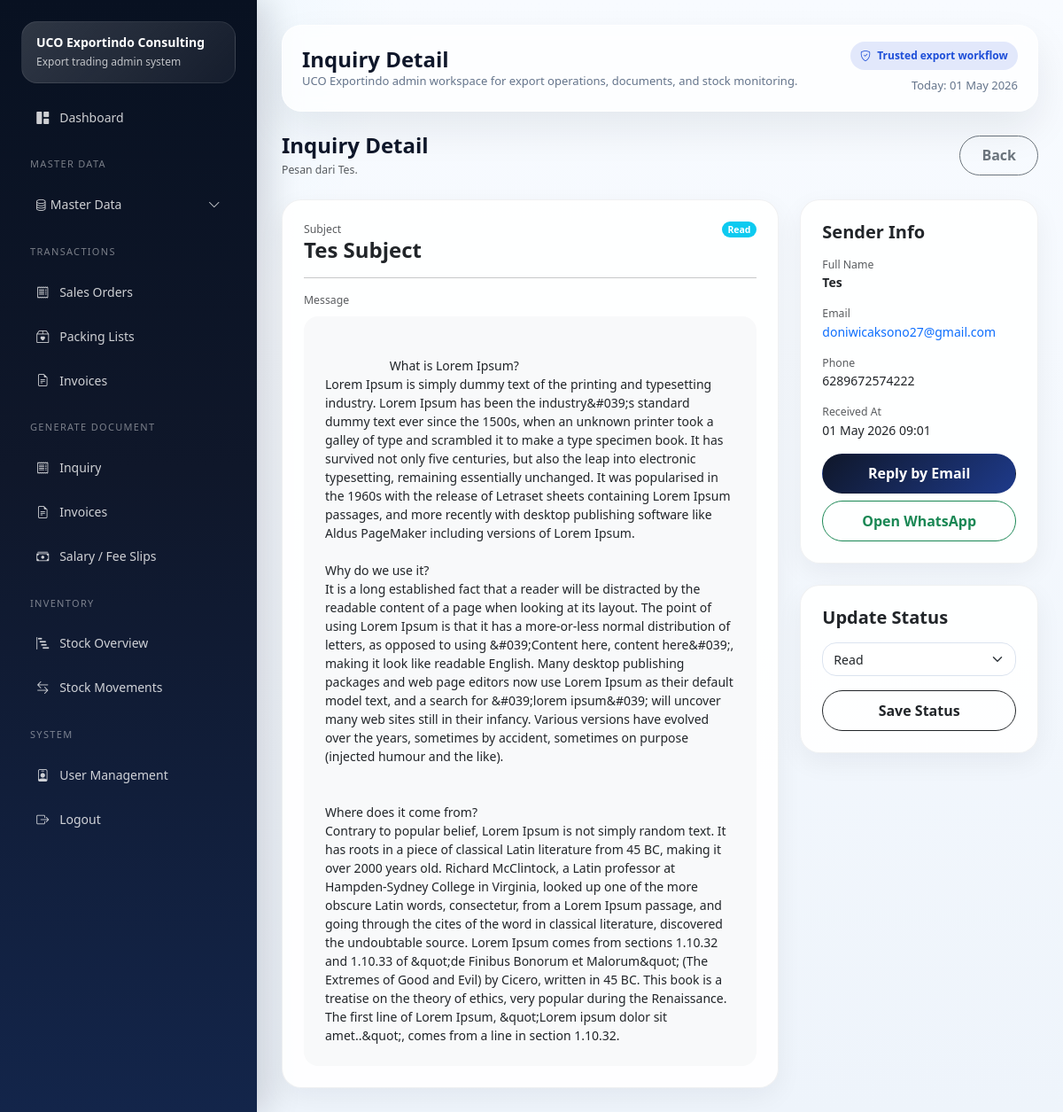
Page /contact_messages/view/4 (signed in) on the committed database.
### tables this page shows
CREATE TABLE IF NOT EXISTS `inquiry_messages` (
  `id` int NOT NULL AUTO_INCREMENT,
  `full_name` varchar(150) NOT NULL,
  `email` varchar(150) NOT NULL,
  `phone` varchar(50) DEFAULT NULL,
  `subject` varchar(200) NOT NULL,
  `message` text NOT NULL,
  `status` varchar(20) DEFAULT 'new',
  `created_at` datetime DEFAULT NULL,
  `updated_at` datetime DEFAULT NULL,
  PRIMARY KEY (`id`)
);

### application/core/MY_Controller.php (called while the page is built, shortened)
<?php
class MY_Controller extends CI_Controller
{
    protected $user;
    public function __construct()
    {
        $this->user = $this->session->userdata('user');
    }
    protected function render($view, $data = [], $layout = 'admin')
    {
        $data['current_user'] = $this->user;
        $this->load->view('templates/admin_header', $data);
        $this->load->view($view, $data);
        $this->load->view('templates/admin_footer', $data);
    }
}

### application/controllers/Contact_messages.php (called while the page is built, shortened)
<?php
class Contact_messages extends MY_Controller
{
    public function view($id)
    {
        $row = $this->inq_msg->get($id);
        $data['page_title'] = 'Inquiry Detail';
        $data['row'] = $row;
        $this->render('admin/contact_messages/view', $data);
    }
}

### index.php (called while the page is built, shortened)
<?php
require BASEPATH . 'core/CodeIgniter.php';

### application/models/Inquiry_message_model.php (called while the page is built, shortened)
<?php
class Inquiry_message_model extends CI_Model
{
    protected $table = 'inquiry_messages';
    public function get($id)
    {
        return $this->db->get_where($this->table, ['id' => (int)$id])->row_array();
    }
}

### application/views/admin/contact_messages/view.php (the view, shortened to what this page needs)
<div class="d-flex flex-wrap justify-content-between align-items-center gap-3 mb-4">
    <div>
        <h4 class="fw-bold mb-1">Inquiry Detail</h4>
        <div class="text-muted small">
            Pesan dari <?= htmlspecialchars((string)($row['full_name'] ?? '-'), ENT_QUOTES, 'UTF-8'); ?>.
        </div>
    </div>
    <a href="<?= site_url('contact_messages'); ?>" class="btn btn-outline-secondary rounded-pill px-4">Back</a>
</div>
<div class="row g-4">
    <div class="col-lg-8">
        <div class="card border-0 shadow-sm rounded-4 h-100">
            <div class="card-body p-4">
                <div class="d-flex justify-content-between gap-3 mb-3">
                    <div>
                        <div class="text-muted small">Subject</div>
                        <h4 class="fw-bold mb-0">
                            <?= htmlspecialchars((string)($row['subject'] ?? '-'), ENT_QUOTES, 'UTF-8'); ?>
                        </h4>
                    </div>
                    <?php
                    $status = $row['status'] ?? 'new';
                    $badge = 'info';
                    ?>
                    <span class="badge align-self-start rounded-pill bg-<?= $badge; ?>">
                        <?= htmlspecialchars(ucfirst((string)$status), ENT_QUOTES, 'UTF-8'); ?>
                    </span>
                </div>
                <hr>
                <div class="text-muted small mb-2">Message</div>
                <div class="p-4 bg-light rounded-4" style="white-space:pre-wrap;">
                    <?= htmlspecialchars((string)($row['message'] ?? '-'), ENT_QUOTES, 'UTF-8'); ?>
                </div>
            </div>
        </div>
    </div>
    <div class="col-lg-4">
        <div class="card border-0 shadow-sm rounded-4 mb-4">
            <div class="card-body p-4">
                <h5 class="fw-bold mb-3">Sender Info</h5>
                <div class="mb-3">
                    <div class="text-muted small">Full Name</div>
                    <div class="fw-semibold">
                        <?= htmlspecialchars((string)($row['full_name'] ?? '-'), ENT_QUOTES, 'UTF-8'); ?>
                    </div>
                </div>
                <div class="mb-3">
                    <div class="text-muted small">Email</div>
                    <?php $email = $row['email'] ?? ''; ?>
                    <a href="mailto:<?= htmlspecialchars((string)$email, ENT_QUOTES, 'UTF-8'); ?>">
                        <?= htmlspecialchars((string)$email, ENT_QUOTES, 'UTF-8'); ?>
                    </a>
                </div>
                <div class="mb-3">
                    <div class="text-muted small">Phone</div>
                    <div>
                        <?= htmlspecialchars((string)(!empty($row['phone']) ? $row['phone'] : '-'), ENT_QUOTES, 'UTF-8'); ?>
                    </div>
                </div>
                <div class="mb-3">
                    <div class="text-muted small">Received At</div>
                    <div>
                        <?= !empty($row['created_at']) ? date('d M Y H:i', strtotime($row['created_at'])) : '-'; ?>
                    </div>
                </div>
                <div class="d-grid gap-2">
                    <a class="btn btn-dark rounded-pill"
                        href="mailto:<?= htmlspecialchars((string)$email, ENT_QUOTES, 'UTF-8'); ?>?subject=Re: <?= rawurlencode((string)($row['subject'] ?? 'Inquiry')); ?>">
                        Reply by Email
                    </a>
                    <?php if (!empty($row['phone'])): ?>
                        <a class="btn btn-outline-success rounded-pill"
                            target="_blank"
                            href="https://wa.me/<?= preg_replace('/[^0-9]/', '', (string)$row['phone']); ?>">
                            Open WhatsApp
                        </a>
                    <?php endif; ?>
                </div>
            </div>
        </div>
        <div class="card border-0 shadow-sm rounded-4">
            <div class="card-body p-4">
                <h5 class="fw-bold mb-3">Update Status</h5>
                <form action="<?= site_url('contact_messages/status/' . (int)($row['id'] ?? 0)); ?>" method="post" class="d-grid gap-3">
                    <select name="status" class="form-select rounded-4">
                        <?php foreach (['new' => 'New', 'read' => 'Read', 'replied' => 'Replied', 'archived' => 'Archived'] as $key => $label): ?>
                            <option value="<?= $key; ?>" <?= (($row['status'] ?? '') === $key) ? 'selected' : ''; ?>>
                                <?= $label; ?>
                            </option>
                        <?php endforeach; ?>
                    </select>
                    <button class="btn btn-outline-dark rounded-pill" type="submit">
                        Save Status
                    </button>
                </form>
            </div>
        </div>
    </div>
</div>

### assets/css2/app.css (style rules this page uses)
:root { --uco-navy: #0f172a; --uco-navy-2: #111c44; --uco-blue: #1d4ed8; --uco-cyan: #0ea5e9; --uco-green: #10b981; --uco-warning: #f59e0b; --uco-danger: #ef4444; --uco-light: #f8fafc; --uco-line: #e2e8f0; --uco-text: #0f172a; --uco-muted: #64748b; --uco-card: #ffffff; --uco-shadow: 0 20px 45px rgba(15, 23, 42, .08); }
html, body { height: 100%; }
body { font-size: 14px; color: var(--uco-text); background: radial-gradient(circle at top left, rgba(14, 165, 233, .08), transparent 26%), linear-gradient(180deg, #f8fbff 0%, #eef4fb 100%); }
a { text-decoration: none; }
.glass-card, .card, .login-card, .public-soft-card { border: 1px solid rgba(15, 23, 42, .06) !important; border-radius: 22px !important; box-shadow: var(--uco-shadow) !important; }
.card, .glass-card { background: rgba(255,255,255,.9); overflow: hidden; }
.card .card-body { padding: 20px; }
.form-control, .form-select { min-height: 44px; border-radius: 14px; border-color: #dbe4f0; box-shadow: none !important; }
.btn { border-radius: 14px; padding: .62rem 1rem; font-weight: 600; }
.btn-dark { background: linear-gradient(135deg, #0f172a, #1e3a8a); border-color: transparent; }

### application/views/templates/admin_header.php (style rules this page uses)
html { overflow-y: scroll; }
body { overflow-x: hidden; }
.card { border: 1px solid rgba(15, 23, 42, .08); border-radius: 18px; }
.card.shadow-sm { box-shadow: 0 10px 30px rgba(15, 23, 42, .055) !important; }
.card-body { padding: 1.1rem; }
.form-control, .form-select { min-height: 38px; border-radius: 11px; border-color: #dbe3ef; font-size: .88rem; }
.btn { border-radius: 11px; font-weight: 700; display: inline-flex; align-items: center; justify-content: center; gap: .35rem; }

### rows in the picture
inquiry_messages: full_name "Tes", subject "Tes Subject", status "Read", message "What is Lorem Ipsum? Lorem Ipsum is simply dummy text of the printing and typesetting industry. Lorem Ipsum has been the industry&#039;s standard dummy text ever since the 1500s, when an unknown printer took a galley of type and scrambled it to make a type specimen book. It has survived not only five centuries, but also the leap into electronic typesetting, remaining essentially unchanged. It was popularised in the 1960s with the release of Letraset sheets containing Lorem Ipsum passages, and more recently with desktop publishing software like Aldus PageMaker including versions of Lorem Ipsum. Why do we use it? It is a long established fact that a reader will be distracted by the readable…", email "doniwicaksono27@gmail.com", phone "6289672574222", created_at "01 May 2026 09:01"

### other values in the picture
$page_title "Inquiry Detail"
